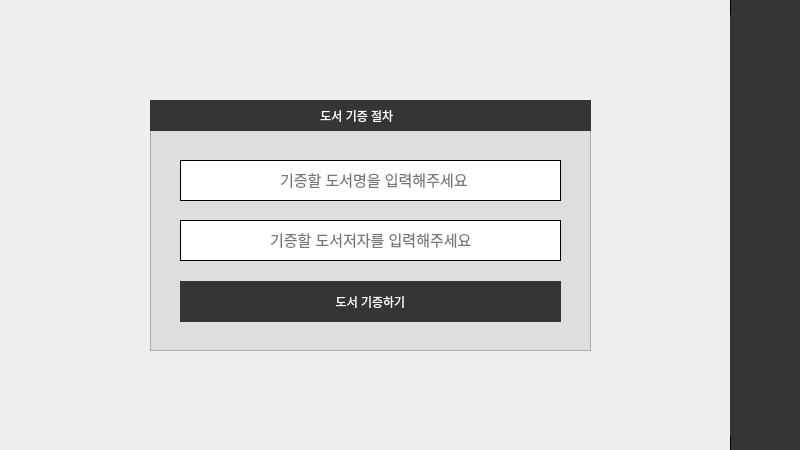
<?xml version="1.0" encoding="UTF-8"?>
<ui version="4.0">
 <class>Dialog</class>
 <widget class="QDialog" name="Dialog">
  <property name="geometry">
   <rect>
    <x>0</x>
    <y>0</y>
    <width>800</width>
    <height>450</height>
   </rect>
  </property>
  <property name="windowTitle">
   <string>도서 기증</string>
  </property>
  <property name="styleSheet">
   <string notr="true"/>
  </property>
  <widget class="QPushButton" name="email_C_Btn">
   <property name="geometry">
    <rect>
     <x>830</x>
     <y>215</y>
     <width>51</width>
     <height>31</height>
    </rect>
   </property>
   <property name="font">
    <font>
     <family>Arial</family>
     <weight>50</weight>
     <bold>false</bold>
    </font>
   </property>
   <property name="styleSheet">
    <string notr="true">QPushButton{
border:1px solid #353535;
background-color:#353535;
color:#fff;
}

QPushButton:hover{
background-color:#fff;
color:#353535;
}
</string>
   </property>
   <property name="text">
    <string>확인</string>
   </property>
  </widget>
  <widget class="QPushButton" name="search_icon">
   <property name="geometry">
    <rect>
     <x>730</x>
     <y>85</y>
     <width>71</width>
     <height>71</height>
    </rect>
   </property>
   <property name="font">
    <font>
     <family>Adobe Arabic</family>
     <pointsize>16</pointsize>
    </font>
   </property>
   <property name="styleSheet">
    <string notr="true">QPushButton{
background:#353535;
border:none;
}
QPushButton:hover{
border:2px solid #fff; 
}</string>
   </property>
   <property name="text">
    <string/>
   </property>
   <property name="icon">
    <iconset>
     <normaloff>../다운로드/icon/Icon2.png</normaloff>../다운로드/icon/Icon2.png</iconset>
   </property>
   <property name="iconSize">
    <size>
     <width>40</width>
     <height>40</height>
    </size>
   </property>
  </widget>
  <widget class="QPushButton" name="donation_icon">
   <property name="geometry">
    <rect>
     <x>730</x>
     <y>295</y>
     <width>71</width>
     <height>71</height>
    </rect>
   </property>
   <property name="font">
    <font>
     <family>Adobe Arabic</family>
     <pointsize>16</pointsize>
    </font>
   </property>
   <property name="styleSheet">
    <string notr="true">QPushButton{
background:#353535;
border:none;
}
QPushButton:hover{
border:2px solid #fff; 
}</string>
   </property>
   <property name="text">
    <string/>
   </property>
   <property name="icon">
    <iconset>
     <normaloff>../다운로드/icon/Icon5.png</normaloff>../다운로드/icon/Icon5.png</iconset>
   </property>
   <property name="iconSize">
    <size>
     <width>35</width>
     <height>35</height>
    </size>
   </property>
  </widget>
  <widget class="QPushButton" name="shopping_icon">
   <property name="geometry">
    <rect>
     <x>730</x>
     <y>155</y>
     <width>71</width>
     <height>71</height>
    </rect>
   </property>
   <property name="font">
    <font>
     <family>Adobe Arabic</family>
     <pointsize>16</pointsize>
    </font>
   </property>
   <property name="styleSheet">
    <string notr="true">QPushButton{
background:#353535;
border:none;
}
QPushButton:hover{
border:2px solid #fff; 
}</string>
   </property>
   <property name="text">
    <string/>
   </property>
   <property name="icon">
    <iconset>
     <normaloff>../다운로드/icon/Icon3.png</normaloff>../다운로드/icon/Icon3.png</iconset>
   </property>
   <property name="iconSize">
    <size>
     <width>35</width>
     <height>35</height>
    </size>
   </property>
  </widget>
  <widget class="QPushButton" name="return_icon">
   <property name="geometry">
    <rect>
     <x>730</x>
     <y>225</y>
     <width>71</width>
     <height>71</height>
    </rect>
   </property>
   <property name="font">
    <font>
     <family>Adobe Arabic</family>
     <pointsize>16</pointsize>
    </font>
   </property>
   <property name="styleSheet">
    <string notr="true">QPushButton{
background:#353535;
border:none;
}
QPushButton:hover{
border:2px solid #fff; 
}</string>
   </property>
   <property name="text">
    <string/>
   </property>
   <property name="icon">
    <iconset>
     <normaloff>../다운로드/icon/Icon4.png</normaloff>../다운로드/icon/Icon4.png</iconset>
   </property>
   <property name="iconSize">
    <size>
     <width>35</width>
     <height>35</height>
    </size>
   </property>
  </widget>
  <widget class="QPushButton" name="home_icon">
   <property name="geometry">
    <rect>
     <x>730</x>
     <y>15</y>
     <width>71</width>
     <height>71</height>
    </rect>
   </property>
   <property name="font">
    <font>
     <family>Adobe Arabic</family>
     <pointsize>16</pointsize>
    </font>
   </property>
   <property name="styleSheet">
    <string notr="true">QPushButton{
background:#353535;
border:none;
}
QPushButton:hover{
border:2px solid #fff; 
}</string>
   </property>
   <property name="text">
    <string/>
   </property>
   <property name="icon">
    <iconset>
     <normaloff>../다운로드/icon/Icon1.png</normaloff>../다운로드/icon/Icon1.png</iconset>
   </property>
   <property name="iconSize">
    <size>
     <width>35</width>
     <height>35</height>
    </size>
   </property>
  </widget>
  <widget class="QTextBrowser" name="textBrowser_3">
   <property name="geometry">
    <rect>
     <x>730</x>
     <y>-15</y>
     <width>71</width>
     <height>471</height>
    </rect>
   </property>
   <property name="styleSheet">
    <string notr="true">border:1px solid; background-color:#353535;</string>
   </property>
  </widget>
  <widget class="QPushButton" name="email_Btn">
   <property name="geometry">
    <rect>
     <x>830</x>
     <y>155</y>
     <width>51</width>
     <height>31</height>
    </rect>
   </property>
   <property name="font">
    <font>
     <family>Arial</family>
     <weight>50</weight>
     <bold>false</bold>
    </font>
   </property>
   <property name="styleSheet">
    <string notr="true">QPushButton{
border:1px solid #353535;
background-color:#353535;
color:#fff;
}

QPushButton:hover{
background-color:#fff;
color:#353535;
}
</string>
   </property>
   <property name="text">
    <string>전송</string>
   </property>
  </widget>
  <widget class="QPushButton" name="user_icon">
   <property name="geometry">
    <rect>
     <x>730</x>
     <y>365</y>
     <width>71</width>
     <height>71</height>
    </rect>
   </property>
   <property name="font">
    <font>
     <family>Adobe Arabic</family>
     <pointsize>16</pointsize>
    </font>
   </property>
   <property name="styleSheet">
    <string notr="true">QPushButton{
background:#353535;
border:none;
}
QPushButton:hover{
border:2px solid #fff; 
}</string>
   </property>
   <property name="text">
    <string/>
   </property>
   <property name="icon">
    <iconset>
     <normaloff>../다운로드/icon/Icon6.png</normaloff>../다운로드/icon/Icon6.png</iconset>
   </property>
   <property name="iconSize">
    <size>
     <width>40</width>
     <height>40</height>
    </size>
   </property>
  </widget>
  <widget class="QLineEdit" name="book_name">
   <property name="geometry">
    <rect>
     <x>180</x>
     <y>160</y>
     <width>381</width>
     <height>41</height>
    </rect>
   </property>
   <property name="styleSheet">
    <string notr="true">QLineEdit{
border:1px solid #000;
background:#fff;
}

QLineEdit:focus{
border:2px solid #353535;
}</string>
   </property>
  </widget>
  <widget class="QPushButton" name="donation_Btn">
   <property name="geometry">
    <rect>
     <x>180</x>
     <y>281</y>
     <width>381</width>
     <height>41</height>
    </rect>
   </property>
   <property name="font">
    <font>
     <family>Arial</family>
     <weight>50</weight>
     <bold>false</bold>
    </font>
   </property>
   <property name="styleSheet">
    <string notr="true">QPushButton{
border:1px solid #353535;
background-color:#353535;
color:#fff;
}

QPushButton:hover{
background-color:#fff;
color:#353535;
}
</string>
   </property>
   <property name="text">
    <string>도서 기증하기</string>
   </property>
  </widget>
  <widget class="QTextBrowser" name="textBrowser_2">
   <property name="geometry">
    <rect>
     <x>150</x>
     <y>130</y>
     <width>441</width>
     <height>221</height>
    </rect>
   </property>
   <property name="styleSheet">
    <string notr="true">background-color:#dedede;</string>
   </property>
  </widget>
  <widget class="QLabel" name="label">
   <property name="geometry">
    <rect>
     <x>280</x>
     <y>171</y>
     <width>211</width>
     <height>17</height>
    </rect>
   </property>
   <property name="font">
    <font>
     <pointsize>11</pointsize>
    </font>
   </property>
   <property name="styleSheet">
    <string notr="true">color:#777;</string>
   </property>
   <property name="text">
    <string>기증할 도서명을 입력해주세요</string>
   </property>
  </widget>
  <widget class="QLabel" name="label_2">
   <property name="geometry">
    <rect>
     <x>150</x>
     <y>100</y>
     <width>441</width>
     <height>31</height>
    </rect>
   </property>
   <property name="styleSheet">
    <string notr="true">border:1px solid #353535;
background-color:#353535;
color:#fff;</string>
   </property>
   <property name="text">
    <string>                                                  도서 기증 절차</string>
   </property>
  </widget>
  <widget class="QLabel" name="label_3">
   <property name="geometry">
    <rect>
     <x>270</x>
     <y>231</y>
     <width>211</width>
     <height>17</height>
    </rect>
   </property>
   <property name="font">
    <font>
     <pointsize>11</pointsize>
    </font>
   </property>
   <property name="styleSheet">
    <string notr="true">color:#777;</string>
   </property>
   <property name="text">
    <string>기증할 도서저자를 입력해주세요</string>
   </property>
  </widget>
  <widget class="QLineEdit" name="book_writer">
   <property name="geometry">
    <rect>
     <x>180</x>
     <y>220</y>
     <width>381</width>
     <height>41</height>
    </rect>
   </property>
   <property name="styleSheet">
    <string notr="true">QLineEdit{
border:1px solid #000;
background:#fff;
}

QLineEdit:focus{
border:2px solid #353535;
}</string>
   </property>
  </widget>
  <zorder>textBrowser_2</zorder>
  <zorder>book_writer</zorder>
  <zorder>textBrowser_3</zorder>
  <zorder>email_C_Btn</zorder>
  <zorder>search_icon</zorder>
  <zorder>donation_icon</zorder>
  <zorder>shopping_icon</zorder>
  <zorder>return_icon</zorder>
  <zorder>home_icon</zorder>
  <zorder>email_Btn</zorder>
  <zorder>user_icon</zorder>
  <zorder>book_name</zorder>
  <zorder>donation_Btn</zorder>
  <zorder>label</zorder>
  <zorder>label_2</zorder>
  <zorder>label_3</zorder>
 </widget>
 <resources/>
 <connections/>
</ui>
